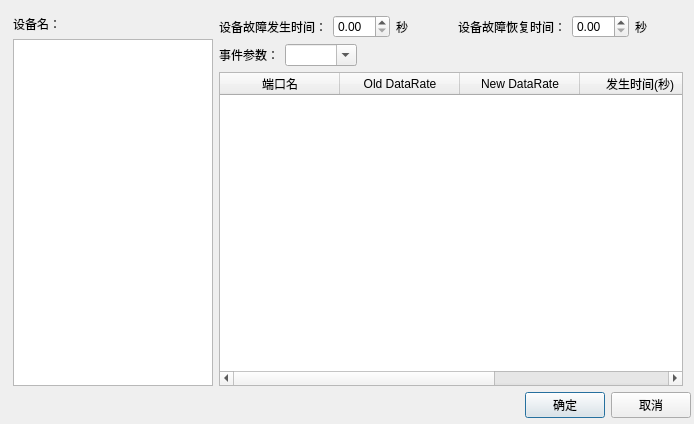
<?xml version="1.0" encoding="UTF-8"?>
<ui version="4.0">
 <class>CEventSchedulDialog</class>
 <widget class="QDialog" name="CEventSchedulDialog">
  <property name="geometry">
   <rect>
    <x>0</x>
    <y>0</y>
    <width>694</width>
    <height>424</height>
   </rect>
  </property>
  <property name="windowTitle">
   <string>事件设置窗口</string>
  </property>
  <widget class="QWidget" name="">
   <property name="geometry">
    <rect>
     <x>13</x>
     <y>15</y>
     <width>678</width>
     <height>403</height>
    </rect>
   </property>
   <layout class="QVBoxLayout" name="verticalLayout_3">
    <item>
     <layout class="QHBoxLayout" name="horizontalLayout_3">
      <item>
       <layout class="QVBoxLayout" name="verticalLayout_2">
        <item>
         <widget class="QLabel" name="label">
          <property name="sizePolicy">
           <sizepolicy hsizetype="Preferred" vsizetype="Preferred">
            <horstretch>0</horstretch>
            <verstretch>0</verstretch>
           </sizepolicy>
          </property>
          <property name="text">
           <string>设备名：</string>
          </property>
         </widget>
        </item>
        <item>
         <widget class="QListWidget" name="routelist">
          <property name="sizePolicy">
           <sizepolicy hsizetype="Preferred" vsizetype="Expanding">
            <horstretch>0</horstretch>
            <verstretch>0</verstretch>
           </sizepolicy>
          </property>
          <property name="maximumSize">
           <size>
            <width>200</width>
            <height>16777215</height>
           </size>
          </property>
         </widget>
        </item>
       </layout>
      </item>
      <item>
       <layout class="QVBoxLayout" name="verticalLayout">
        <item>
         <layout class="QHBoxLayout" name="horizontalLayout">
          <item>
           <widget class="QLabel" name="label_2">
            <property name="text">
             <string>设备故障发生时间：</string>
            </property>
           </widget>
          </item>
          <item>
           <widget class="QDoubleSpinBox" name="doubleSpinBox"/>
          </item>
          <item>
           <widget class="QLabel" name="label_5">
            <property name="text">
             <string>秒</string>
            </property>
           </widget>
          </item>
          <item>
           <widget class="QLabel" name="label_3">
            <property name="text">
             <string>设备故障恢复时间：</string>
            </property>
           </widget>
          </item>
          <item>
           <widget class="QDoubleSpinBox" name="doubleSpinBox_2"/>
          </item>
          <item>
           <widget class="QLabel" name="label_4">
            <property name="text">
             <string>秒</string>
            </property>
           </widget>
          </item>
         </layout>
        </item>
        <item>
         <layout class="QHBoxLayout" name="horizontalLayout_2">
          <item>
           <widget class="QLabel" name="label_6">
            <property name="text">
             <string>事件参数：</string>
            </property>
           </widget>
          </item>
          <item>
           <widget class="QComboBox" name="eventParameter">
            <property name="enabled">
             <bool>true</bool>
            </property>
            <property name="toolTip">
             <string/>
            </property>
            <property name="editable">
             <bool>true</bool>
            </property>
           </widget>
          </item>
          <item>
           <spacer name="horizontalSpacer">
            <property name="orientation">
             <enum>Qt::Horizontal</enum>
            </property>
            <property name="sizeHint" stdset="0">
             <size>
              <width>40</width>
              <height>20</height>
             </size>
            </property>
           </spacer>
          </item>
         </layout>
        </item>
        <item>
         <widget class="QTableWidget" name="portTableWidget">
          <property name="minimumSize">
           <size>
            <width>464</width>
            <height>289</height>
           </size>
          </property>
          <property name="maximumSize">
           <size>
            <width>464</width>
            <height>16777215</height>
           </size>
          </property>
          <attribute name="horizontalHeaderDefaultSectionSize">
           <number>120</number>
          </attribute>
          <column>
           <property name="text">
            <string>端口名</string>
           </property>
          </column>
          <column>
           <property name="text">
            <string>Old DataRate</string>
           </property>
          </column>
          <column>
           <property name="text">
            <string>New DataRate</string>
           </property>
          </column>
          <column>
           <property name="text">
            <string>发生时间(秒)</string>
           </property>
          </column>
          <column>
           <property name="text">
            <string>恢复时间(秒)</string>
           </property>
          </column>
         </widget>
        </item>
       </layout>
      </item>
     </layout>
    </item>
    <item>
     <layout class="QHBoxLayout" name="horizontalLayout_4">
      <item>
       <spacer name="horizontalSpacer_2">
        <property name="orientation">
         <enum>Qt::Horizontal</enum>
        </property>
        <property name="sizeHint" stdset="0">
         <size>
          <width>40</width>
          <height>20</height>
         </size>
        </property>
       </spacer>
      </item>
      <item>
       <widget class="QPushButton" name="okButton">
        <property name="text">
         <string>确定</string>
        </property>
       </widget>
      </item>
      <item>
       <widget class="QPushButton" name="cancelButton">
        <property name="text">
         <string>取消</string>
        </property>
       </widget>
      </item>
     </layout>
    </item>
   </layout>
  </widget>
 </widget>
 <resources/>
 <connections/>
</ui>
